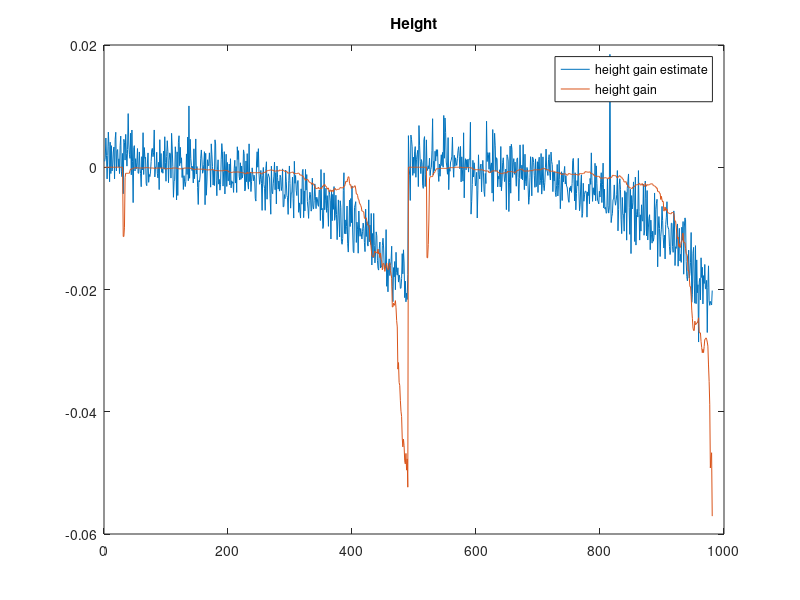

This figure's MATLAB source: (Note: this script raises an error after producing the figure.)
function train()

MAX_SAMPLES = 25000;
start_sample = 1;

BIAS = false;
weights = false;
if(weights)
    w = load('Weights_00000.dat');
end
% structure A:
% 1) height
% 2) gain
% 3) cov div
% 4-end) textons
A = load('Training_set_00000.dat');

% inds = find(A(:,3) ~= -0.025);
% A = A(inds, :);

A = A(start_sample:min([MAX_SAMPLES, size(A,1)]), :);
b = A(:,2);
f = A(:,4:end);
if(BIAS)
    AA = [f, ones(size(A,1),1)];
else
    AA = f;
end
x = AA \ b;
y = AA * x;
fid = fopen('Weights_MATLAB.dat', 'w');
for i = 1:length(x)-1
    fprintf(fid, '%f ', x(i));
end
fprintf(fid, '%f', x(end));
fclose(fid);
height_gain_estimate = y;
fprintf('Abs error = %f\n', mean(abs(y-b)));
if(weights)
    Z = AA * w';
end
figure(); plot(y); hold on; plot(b);
if(weights)
    plot(Z);
end
title('Height')
legend({'height gain estimate', 'height gain', 'onboard gain estimate'});

figure(); plot(smooth(y, 20)); hold on; plot(b);
if(weights)
    plot(smooth(Z, 20));
end
title('Smoothed Height')
legend({'height gain estimate', 'height gain', 'onboard gain estimate'});

figure();
bar(x, 'FaceColor', [1 0 0]); % hold on; bar(w);

figure();
plot(A(:,1)); hold on; plot(A(:,2));
legend({'Height', 'Gain'});

b = A(:,1);
f = A(:,4:end);
if(BIAS)
    AA = [f, ones(size(A,1),1)];
else
    AA = f;
end
x = AA \ b;
y = AA * x;
figure(); plot(smooth(y, 20)); hold on; plot(b);

b = A(:,1);
f = height_gain_estimate;
AA = [f, ones(size(A,1),1)];
x = AA \ b;
y = AA * x;
plot(smooth(y,20));
title('Sonar height')
legend({'estimate trained with sonar', 'sonar', 'scaled gain estimate'});

figure();
plot(A(:, 3));
title('Cov div');

entr = getEntropies(f);
p_peak = zeros(1, size(f,2));
p_peak(1) = 1;
min_entr = getEntropy(p_peak);
p_uniform = ones(1, size(f,2)) ./ size(f,2);
max_entr = getEntropy(p_uniform);
figure();
histogram(entr, 30);
title(['Entropies: min = ' num2str(min_entr) ', max = ' num2str(max_entr)]);

function entropies = getEntropies(f)
n_el = size(f,1);
entropies = zeros(n_el,1);
for el = 1:n_el
   entropies(el) = getEntropy(f(el, :));
end






